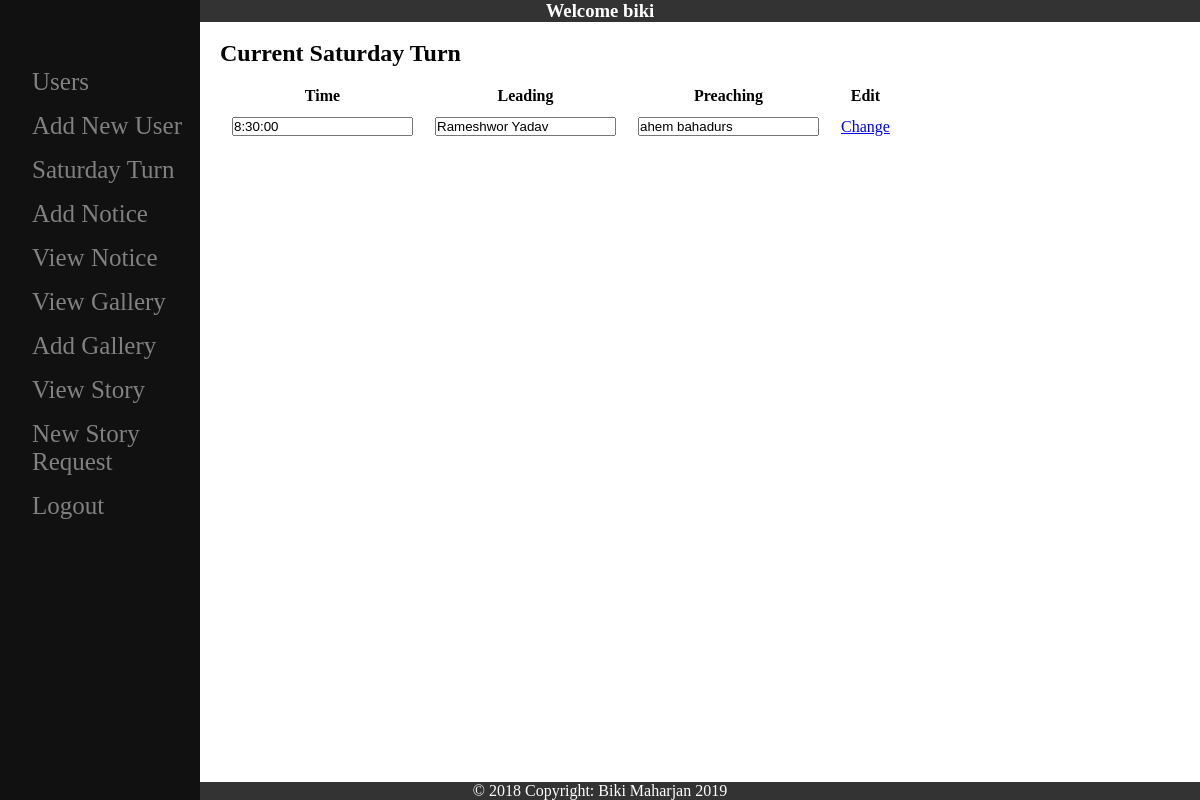
The app's page /pages/admin.php?page=turn (signed in) with its own data.
### tables this page shows
CREATE TABLE `saturdayturn` (
  `id` int(100) NOT NULL,
  `time` varchar(15) NOT NULL DEFAULT '8:30',
  `lead` varchar(40) NOT NULL,
  `preach` varchar(40) NOT NULL
);

### pages/saturdayTurn.php (the view, shortened to what this page needs)
<h2>Current Saturday Turn</h2>
<br>
<?php
	require("../php/db.php");
	$query="SELECT * FROM saturdayturn where id='1'";
	$select_query=mysqli_query($conn,$query);
	$row=mysqli_fetch_assoc($select_query);
	echo"<form method='post' action='' >";
	echo "<table border='0' cellpadding='10'>";
	echo "<tr> <th>Time</th> <th>Leading</th> <th>Preaching</th> <th>Edit</th> </tr>";
	echo "<tr>";
	echo "<td><input type='text' readonly value='" . $row['time'] . "'></td>";
	echo "<td><input type='text' readonly value='" . $row['lead'] . "'></td>";
	echo "<td><input type='text' readonly value='" . $row['preach']."'></td>";
	echo "<td><a href='admin.php?page=turn&id=1'>Change</a></td>";
	echo "</tr>";
	echo "</table>";
	echo "</form>";
?>

### css/php_style.css (style rules this page uses)
* { margin:0px; padding: 0px; }
table td { padding: 10px; margin: 0px; }

### records on screen
saturdayturn: time "8:30:00", lead "Rameshwor Yadav", preach "ahem bahadurs"

### other values on screen
$_SESSION['firstname'] "biki"
